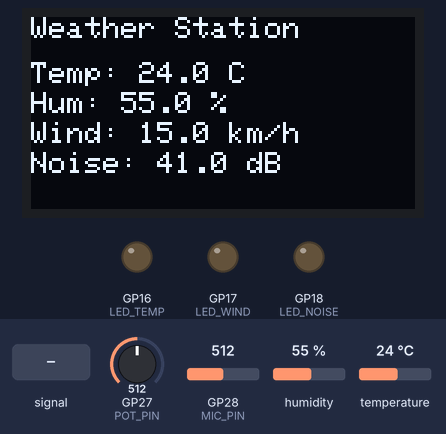
Bench run of a program on a simulated Raspberry Pi Pico W. Shown: 128×64 one-colour display, output pins drawn as LEDs (lit = HIGH). Inputs (shaded band) come from the test bench; at power-on: temperature 24 °C, GP27 (POT_PIN) = 512, GP28 (MIC_PIN) = 512, humidity 55 %. WiFi joins after 1.5 s; servers stay silent unless stated; uploads are accepted with an empty reply; what the program prints to the serial monitor is not drawn.

Above: at 4.2 s.
4.3 s: temperature set to 39 °C
At 8.8 s:
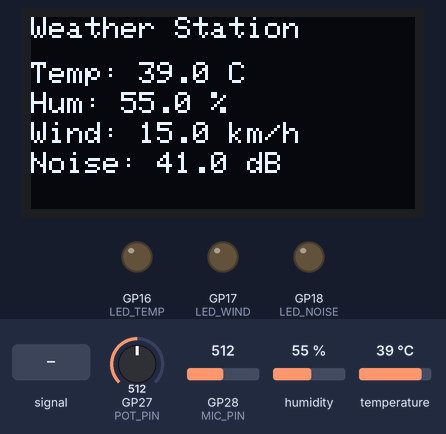
10.2 s: temperature set to 42 °C
At 14.6 s:
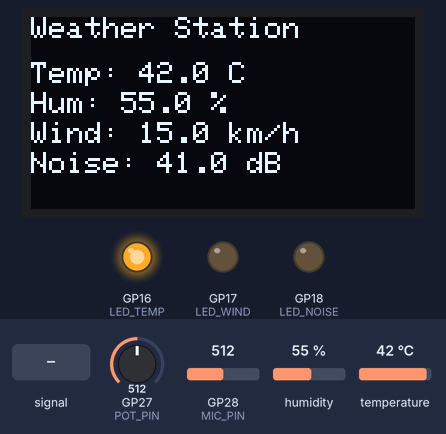
16.1 s: GP28 (MIC_PIN) fed a 200 Hz sine of ±81 counts around its level
At 19.1 s:
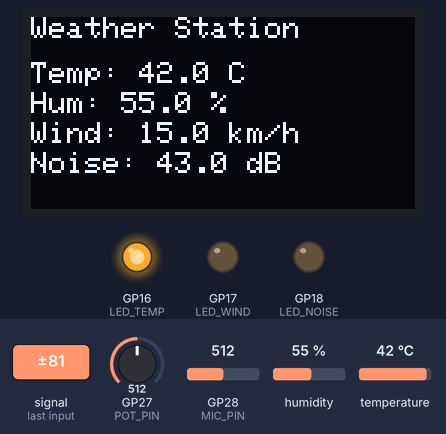
22.0 s: GP27 (POT_PIN) set to 716
At 24.9 s:
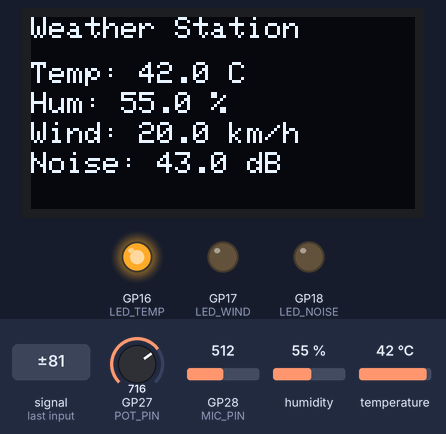
30.8 s: GP28 (MIC_PIN) set to 716
36.7 s: GP28 (MIC_PIN) fed a 1000 Hz sine of ±255 counts around its level
Timing chart, 0 to 39.7 s (numbered marks = the images above; inputs shaded):
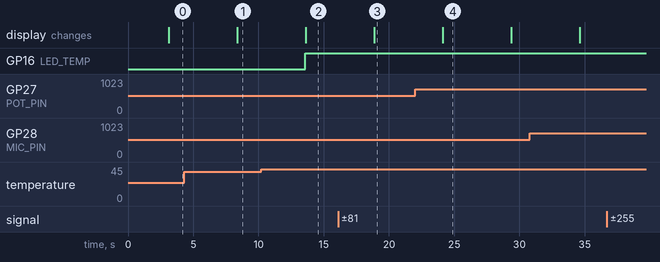

Measured:
- the behaviour switches between 40 and 41 °C on temperature (found by bisection; images 1 and 2)
- after the input at 4.3 s, the display: changes after 4.1 s (image 1)
- after the input at 10.2 s, GP16 (LED_TEMP): LOW → HIGH after 3.4 s; the display: changes after 3.4 s (image 2)
- after the input at 16.1 s, the display: changes after 2.8 s (image 3)
- after the input at 22.0 s, the display: changes after 2.1 s (image 4)

The program:

main.cpp
```cpp
#include <Arduino.h>
#include <WiFi.h>
#include <HTTPClient.h>
#include "DHT.h"
#include "display.h" // OLED header

// ------------------- Pin Definitions -------------------
#define DHTPIN 0
#define DHTTYPE DHT11
#define POT_PIN 27
#define MIC_PIN 28

#define LED_TEMP 16
#define LED_WIND 17
#define LED_NOISE 18

//  WiFi settings
const char *ssid = "My-network";
const char *password = "1122334455";

const char *serverUrl = "http://10.171.156.101:3000/api/weather";

WiFiClient client;

// ------------------- Sensor Setup ----------------------
DHT dht(DHTPIN, DHTTYPE);

// --------------------------------------------------------
void setup()
{
  Serial.begin(115200);
  dht.begin();

  pinMode(LED_TEMP, OUTPUT);
  pinMode(LED_WIND, OUTPUT);
  pinMode(LED_NOISE, OUTPUT);

  initDisplay(); // OLED initialize

  // ---- WiFi Connection ----
  WiFi.begin(ssid, password);
  Serial.print("Connecting to WiFi");

  while (WiFi.status() != WL_CONNECTED)
  {
    delay(500);
    Serial.print(".");
  }

  Serial.println("\nWiFi connected!");
  Serial.print("IP address: ");
  Serial.println(WiFi.localIP());
}

// --------------------------------------------------------
void loop()
{
  // ------------ SAFE DHT READ ------------
  float temp = dht.readTemperature();
  float hum = dht.readHumidity();

  if (!isfinite(temp))
    temp = 0;
  if (!isfinite(hum))
    hum = 0;

  // ------------ Wind Sensor ------------
  int potRaw = analogRead(POT_PIN);
  float windSpeed = map(potRaw, 0, 4095, 0, 120);
  if (!isfinite(windSpeed))
    windSpeed = 0;

  // ------------ Noise Sensor ------------
  int micRaw = analogRead(MIC_PIN);
  float noise = map(micRaw, 0, 4095, 30, 120);
  if (!isfinite(noise))
    noise = 0;

  // ------------ LED Indicators ------------
  digitalWrite(LED_TEMP, temp > 40);
  digitalWrite(LED_WIND, windSpeed > 60);
  digitalWrite(LED_NOISE, noise > 100);

  // ------------ OLED Display ------------
  showWeatherData(temp, hum, windSpeed, noise);

  // ------------ JSON Payload ------------
  String json = "{";
  json += "\"temperature\":" + String(temp, 1) + ",";
  json += "\"humidity\":" + String(hum, 1) + ",";
  json += "\"windSpeed\":" + String(windSpeed, 1) + ",";
  json += "\"noiseLevel\":" + String(noise, 1);
  json += "}";

  Serial.println("Sending JSON: " + json);

  // ------------ HTTP POST ------------
  if (WiFi.status() == WL_CONNECTED)
  {
    HTTPClient http;
    http.begin(client, serverUrl); // <-- FIXED
    http.addHeader("Content-Type", "application/json");

    int httpCode = http.POST(json);
    Serial.print("HTTP Response: ");
    Serial.println(httpCode);

    if (httpCode > 0)
      Serial.println("Server: " + http.getString());
    else
      Serial.println("POST failed");

    http.end();
  }
  else
  {
    Serial.println("WiFi disconnected!");
  }

  delay(5000);
}
```

display.cpp
```cpp
#include <Wire.h>
#include "display.h"

#define SCREEN_WIDTH 128
#define SCREEN_HEIGHT 64
#define OLED_RESET -1
#define SCREEN_ADDRESS 0x3C

Adafruit_SSD1306 display(SCREEN_WIDTH, SCREEN_HEIGHT, &Wire, OLED_RESET);

void initDisplay()
{
    Wire.begin();
    if (!display.begin(SSD1306_SWITCHCAPVCC, SCREEN_ADDRESS))
    {
        Serial.println(F("❌ SSD1306 initialization failed"));
        for (;;)
            ;
    }
    display.clearDisplay();
    display.setTextSize(1);
    display.setTextColor(SSD1306_WHITE);
    display.setCursor(0, 10);
    display.println(F("OLED Ready ✅"));
    display.display();
    delay(1500);
}

void showWeatherData(float temperature, float humidity, float windSpeed, float noiseLevel)
{
    display.clearDisplay();
    display.setCursor(0, 0);
    display.println("Weather Station");

    display.setCursor(0, 15);
    display.print("Temp: ");
    display.print(temperature, 1);
    display.println(" C");
    display.setCursor(0, 25);
    display.print("Hum: ");
    display.print(humidity, 1);
    display.println(" %");
    display.setCursor(0, 35);
    display.print("Wind: ");
    display.print(windSpeed, 1);
    display.println(" km/h");
    display.setCursor(0, 45);
    display.print("Noise: ");
    display.print(noiseLevel, 1);
    display.println(" dB");

    display.display();
}
```

display.h
```cpp
#ifndef DISPLAY_H
#define DISPLAY_H

#include <Adafruit_GFX.h>
#include <Adafruit_SSD1306.h>

void initDisplay();
void showWeatherData(float temperature, float humidity, float windSpeed, float noiseLevel);

#endif
```
